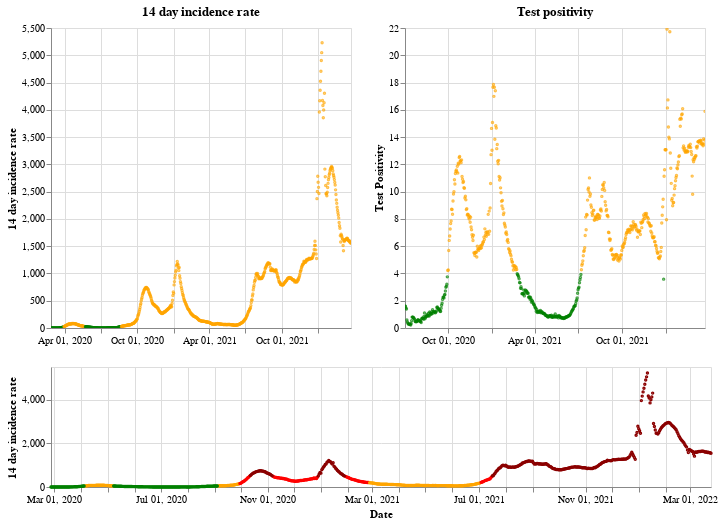

Notebook code for this chart:
### Markdown cell above
## Northern Ireland

### Code cell
plot_traffic_light('Northern Ireland')

### Figure 1 — Vega-Lite specification as saved in the notebook (floating-point values rounded to 4 significant figures; data arrays with more than 128 entries replaced by an {"elided": "..."} marker saying what was removed)
{"config": {"view": {"continuousWidth": 400, "continuousHeight": 300}}, "vconcat": [{"hconcat": [{"mark": {"type": "point", "size": 2}, "encoding": {"color": {"condition": {"value": "green", "test": "(datum.twoWeeklyCasesRate <= 25)"}, "value": "orange"}, "tooltip": [{"type": "nominal", "field": "areaName"}, {"type": "temporal", "field": "date"}, {"type": "quantitative", "field": "twoWeeklyCasesRate"}, {"type": "quantitative", "field": "testPositivity"}], "x": {"type": "temporal", "axis": {"title": ""}, "field": "date", "scale": {"domain": {"selection": "DateBrush"}}, "timeUnit": "yearmonthdate"}, "y": {"type": "quantitative", "axis": {"title": "14 day incidence rate"}, "field": "twoWeeklyCasesRate"}}, "title": "14 day incidence rate", "width": 300}, {"mark": {"type": "point", "size": 2}, "encoding": {"color": {"condition": {"value": "green", "test": "(datum.testPositivity <= 4)"}, "value": "orange"}, "tooltip": [{"type": "nominal", "field": "areaName"}, {"type": "temporal", "field": "date"}, {"type": "quantitative", "field": "twoWeeklyCasesRate"}, {"type": "quantitative", "field": "testPositivity"}], "x": {"type": "temporal", "axis": {"title": ""}, "field": "date", "scale": {"domain": {"selection": "DateBrush"}}, "timeUnit": "yearmonthdate"}, "y": {"type": "quantitative", "axis": {"title": "Test Positivity"}, "field": "testPositivity"}}, "title": "Test positivity", "width": 300}]}, {"layer": [{"mark": {"type": "point", "size": 2}, "encoding": {"color": {"condition": {"value": "orange", "test": "(((datum.testPositivity < 4) && (datum.twoWeeklyCasesRate >= 50)) && (datum.twoWeeklyCasesRate < 200))"}, "value": "red"}, "opacity": {"condition": {"value": 1, "test": "((datum.twoWeeklyCasesRate >= 50) && (datum.twoWeeklyCasesRate < 500))"}, "value": 0}, "tooltip": [{"type": "nominal", "field": "areaName"}, {"type": "temporal", "field": "date"}, {"type": "quantitative", "field": "twoWeeklyCasesRate"}, {"type": "quantitative", "field": "testPositivity"}], "x": {"type": "temporal", "axis": {"title": "Date"}, "field": "date", "timeUnit": "yearmonthdate"}, "y": {"type": "quantitative", "axis": {"title": "14 day incidence rate"}, "field": "twoWeeklyCasesRate"}}, "selection": {"DateBrush": {"type": "interval", "encodings": ["x"], "fields": ["Time"]}}}, {"mark": {"type": "point", "size": 2}, "encoding": {"color": {"value": "darkred"}, "opacity": {"condition": {"value": 1, "test": "(datum.twoWeeklyCasesRate >= 500)"}, "value": 0}, "tooltip": [{"type": "nominal", "field": "areaName"}, {"type": "temporal", "field": "date"}, {"type": "quantitative", "field": "twoWeeklyCasesRate"}, {"type": "quantitative", "field": "testPositivity"}], "x": {"type": "temporal", "axis": {"title": "Date"}, "field": "date", "timeUnit": "yearmonthdate"}, "y": {"type": "quantitative", "axis": {"title": "14 day incidence rate"}, "field": "twoWeeklyCasesRate"}}}, {"mark": {"type": "point", "size": 2}, "encoding": {"color": {"condition": {"value": "green", "test": "((datum.testPositivity < 4) && (datum.twoWeeklyCasesRate < 50))"}, "value": "orange"}, "opacity": {"condition": {"value": 1, "test": "(datum.twoWeeklyCasesRate < 50)"}, "value": 0}, "tooltip": [{"type": "nominal", "field": "areaName"}, {"type": "temporal", "field": "date"}, {"type": "quantitative", "field": "twoWeeklyCasesRate"}, {"type": "quantitative", "field": "testPositivity"}], "x": {"type": "temporal", "axis": {"title": "Date"}, "field": "date", "timeUnit": "yearmonthdate"}, "y": {"type": "quantitative", "axis": {"title": "14 day incidence rate"}, "field": "twoWeeklyCasesRate"}}}], "height": 120, "width": 660}], "data": {"name": "data-60b442e21769054f6bfa94fd6a1c66b6"}, "$schema": "https://vega.github.io/schema/vega-lite/v4.8.1.json", "datasets": {"data-60b442e21769054f6bfa94fd6a1c66b6": {"elided": "759 records"}}}
